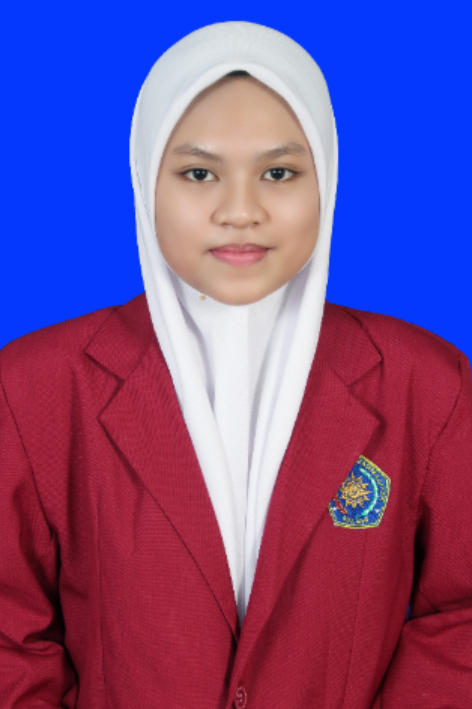
#> input picture MODUL6/codelab6/images/afifah.jpg, 472 x 709 px, found by its file name
$ python kegiatan4.py
#> lines starting #> are read from the running program, lines starting #| are printed output that depends on the picture
#cut image based on cordinat

import matplotlib.pyplot as plt
from PIL import Image

img = Image.open('D:/KULIAH UMM/Praktikum/SEM 5/FUNGSIONAL H/Praktikum_Fungsional2023/MODUL6/codelab6/images/afifah.jpg')
#> img is the input picture: PIL image 472x709 RGB; mean R, G, B 117, 77.1, 143.3
box = (100,100,400,300)
cropped_image = img.crop(box)
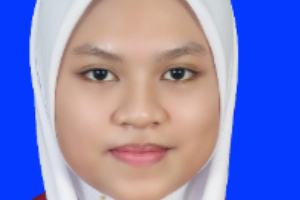
#> cropped_image: PIL image 300x200 RGB; mean R, G, B 132.5, 132.4, 191.8
plt.imshow(cropped_image)
plt.axis('off')
plt.show()
